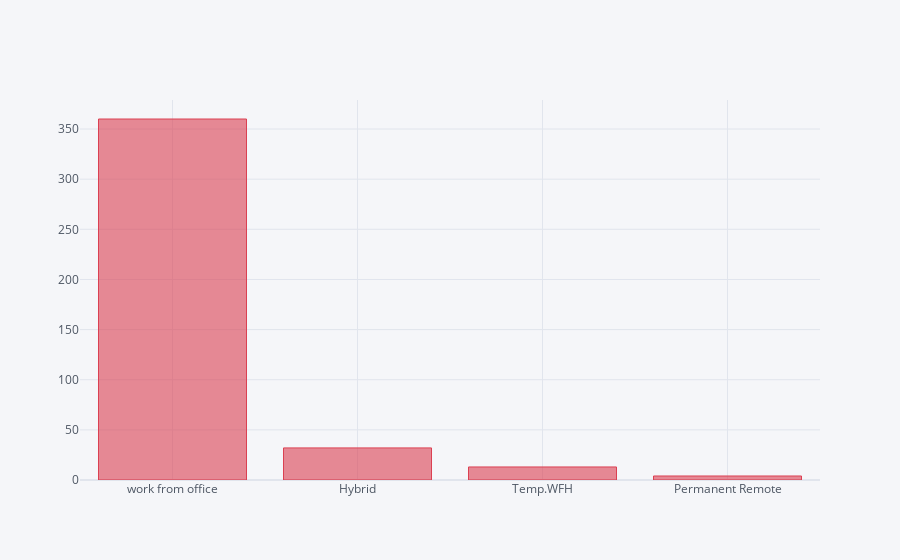

Notebook cell for this chart:
### Markdown cell above
To summarize above graph in short, There are around 41 jobs needs 3 to 8 year of job experience, 31 jobs which needs 5 to 10 years experience, 22 jobs with 3 to 6 years of experience.

### Code cell
df['Job Type'].value_counts()[0:10].iplot(kind='bar',colors='red')

### Figure 1 — Plotly figure (JSON) as saved in the notebook; plotly's stock layout.template omitted (floating-point values rounded to 4 significant figures)
{"data": [{"marker": {"color": "rgba(219, 64, 82, 0.6)", "line": {"color": "rgba(219, 64, 82, 1.0)", "width": 1}}, "name": "Job Type", "orientation": "v", "text": "", "type": "bar", "x": ["work from office", "Hybrid", "Temp.WFH", "Permanent Remote"], "y": [360, 32, 13, 4]}], "layout": {"autosize": true, "legend": {"bgcolor": "#F5F6F9", "font": {"color": "#4D5663"}}, "paper_bgcolor": "#F5F6F9", "plot_bgcolor": "#F5F6F9", "title": {"font": {"color": "#4D5663"}}, "xaxis": {"autorange": true, "gridcolor": "#E1E5ED", "range": [-0.5, 3.5], "showgrid": true, "tickfont": {"color": "#4D5663"}, "title": {"font": {"color": "#4D5663"}, "text": ""}, "type": "category", "zerolinecolor": "#E1E5ED"}, "yaxis": {"autorange": true, "gridcolor": "#E1E5ED", "range": [0, 378.9], "showgrid": true, "tickfont": {"color": "#4D5663"}, "title": {"font": {"color": "#4D5663"}, "text": ""}, "type": "linear", "zerolinecolor": "#E1E5ED"}}}
